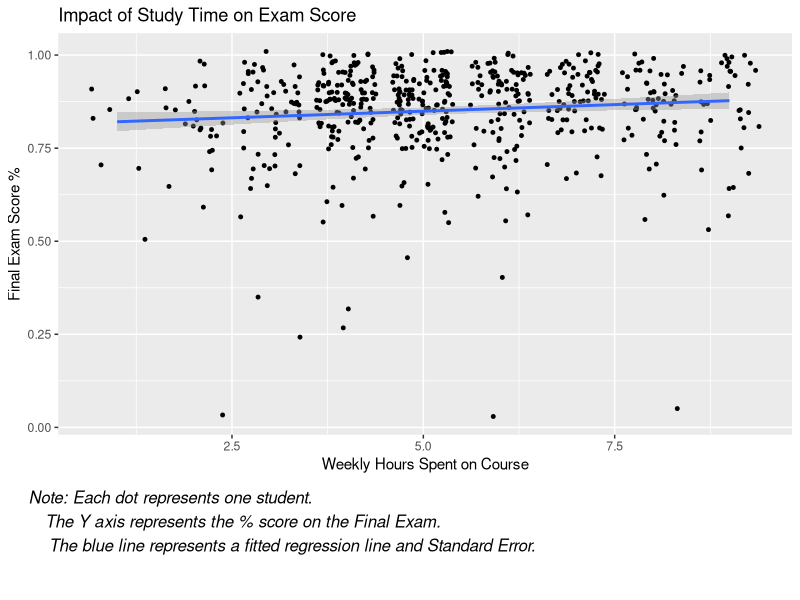
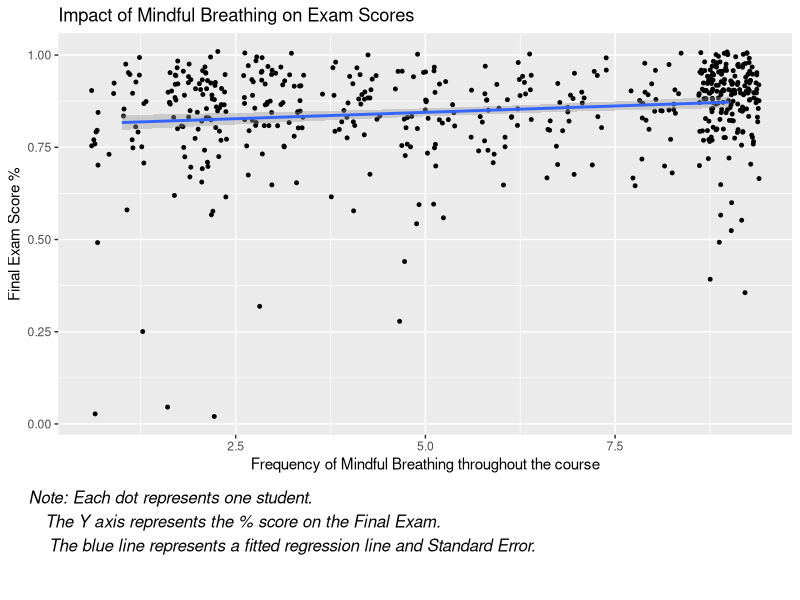
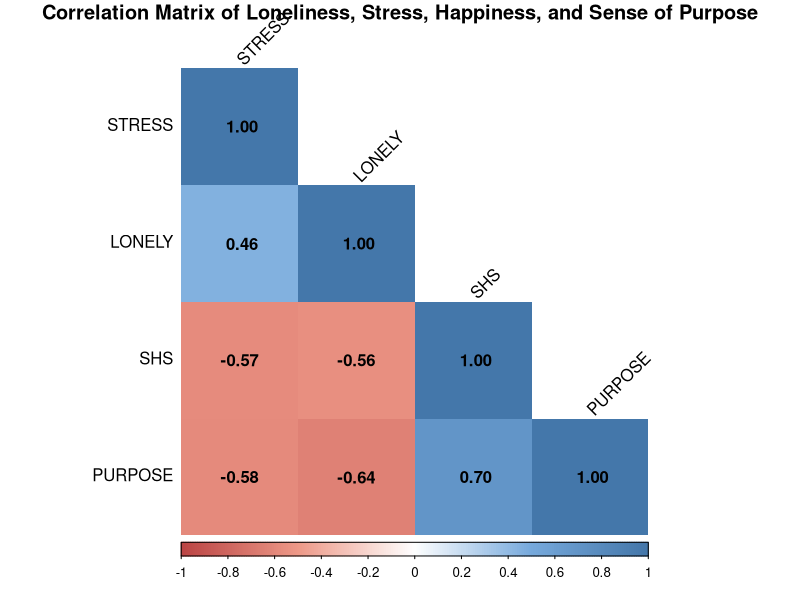
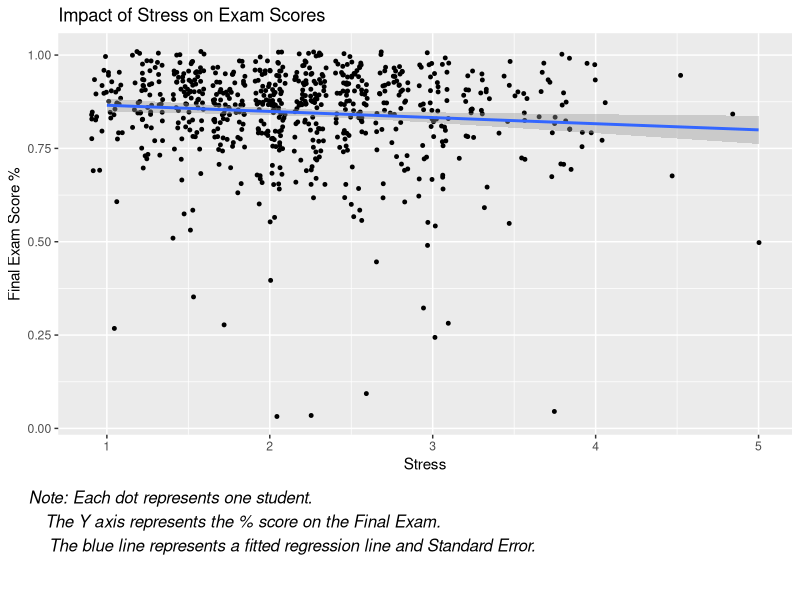
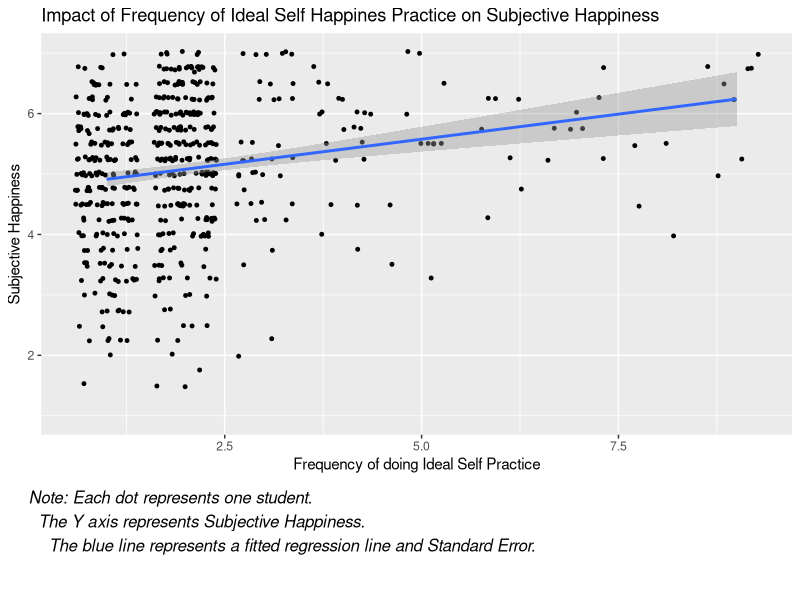
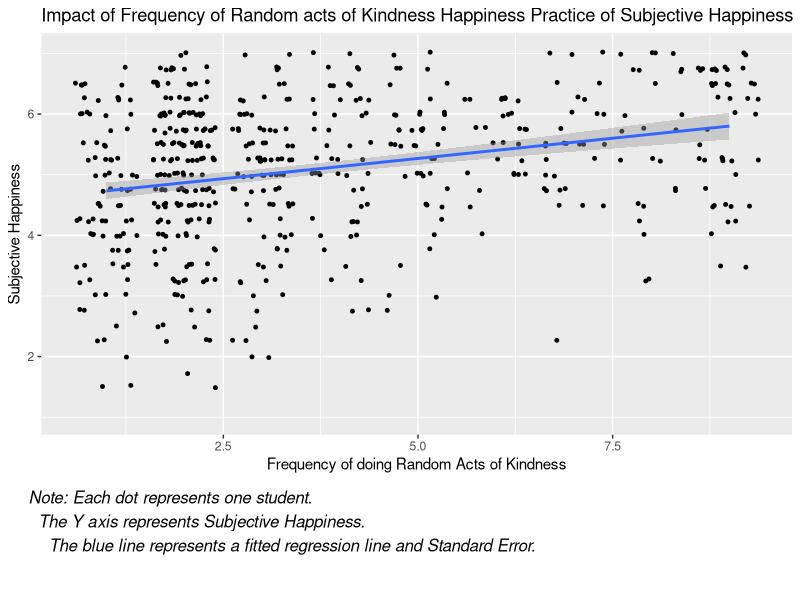
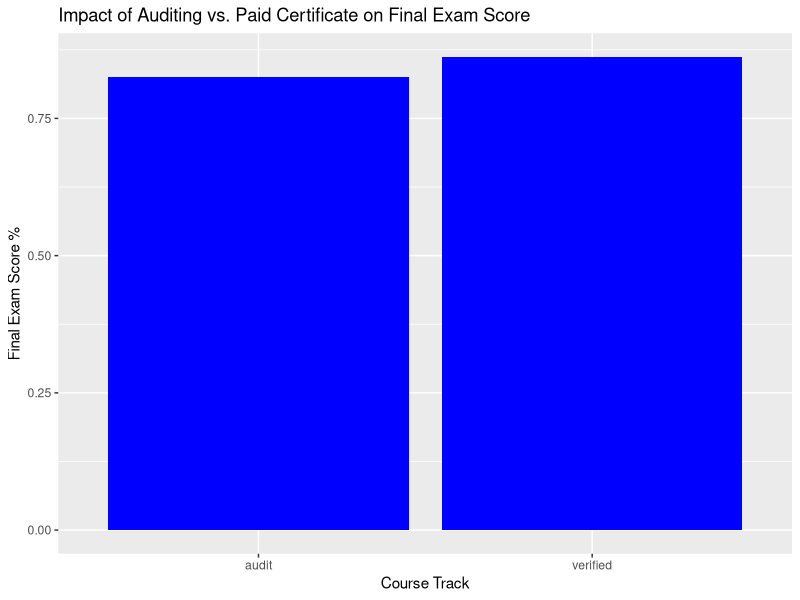

These charts were generated, in order, by the following R code: (Note: this script raises an error after producing the figures.)
## ---- chunk 1
libs_needed <- c("Hmisc","stats","ggplot2","grid","gridExtra","corrplot","wordcloud")
install.packages(libs_needed)
lapply(libs_needed, require, character.only = TRUE)
## ---- chunk 2
setwd("~/Desktop/ps239t_final/Data")
quant_data <- read.csv("Dataset_For_Quantitative_Analysis.csv")

## ---- chunk 3
p <- ggplot(quant_data, aes(Weekly_Hours, Final)) + geom_point(size=1,position="jitter")+
  labs(title="Impact of Study Time on Exam Score") +
  labs(x="Weekly Hours Spent on Course", y="Final Exam Score %")+geom_smooth(method = "lm", se = TRUE)
grid.newpage()
footnote <- "\n\nNote: Each dot represents one student.\n The Y axis represents the % score on the Final Exam.\nThe blue line represents a fitted regression line and Standard Error."
g <- arrangeGrob(p, bottom = textGrob(footnote, x = 0, hjust = -0.1, vjust=0.1, gp = gpar(fontface = "italic", fontsize = 12)))
grid.draw(g)
#Slightly positive
## ---- chunk 4
p2 <- ggplot(quant_data, aes(Frequency_Mindful_Breathing, Final)) + geom_point(size=1,position="jitter")+
  labs(title="Impact of Mindful Breathing on Exam Scores") +
  labs(x="Frequency of Mindful Breathing throughout the course", y="Final Exam Score %")+geom_smooth(method = "lm", se = TRUE)
grid.newpage()
footnote2 <- "\n\nNote: Each dot represents one student.\n The Y axis represents the % score on the Final Exam.\nThe blue line represents a fitted regression line and Standard Error."
g2 <- arrangeGrob(p2, bottom = textGrob(footnote2, x = 0, hjust = -0.1, vjust=0.1, gp = gpar(fontface = "italic", fontsize = 12)))
grid.draw(g2)
#Slightly positive
## ---- chunk 5
measure.names <- c("LONELY" ,"SHS" ,"PURPOSE"  ,"STRESS") #names of variables I will subset
my.cors <- quant_data[measure.names] #creating a matrix w/complete observations &naming my variables
my.cors <- na.omit(my.cors)
names(my.cors) <- c("LONELY","SHS","PURPOSE","STRESS")
names(my.cors)
my.cors <- as.matrix(my.cors)
mcor <- cor(my.cors)
col <- colorRampPalette(c("#BB4444","#EE9988","#FFFFFF", "#77AADD", "#4477AA"))
corrplot(mcor, method="shade", shade.col=NA, tl.col="black", tl.srt=45,
         col=col(200), addCoef.col="black", addcolorlabel="no", order="AOE", type="lower",title="\nCorrelation Matrix of Loneliness, Stress, Happiness, and Sense of Purpose")
#Blue = positive correlation
#Red = negative correlation
#All are significant

## ---- chunk 6

p3 <- ggplot(quant_data, aes(STRESS, Final)) + geom_point(size=1,position="jitter")+
  labs(title="Impact of Stress on Exam Scores") +
  labs(x="Stress", y="Final Exam Score %")+geom_smooth(method = "lm", se = TRUE)
grid.newpage()
footnote3 <- "\n\nNote: Each dot represents one student.\n The Y axis represents the % score on the Final Exam.\nThe blue line represents a fitted regression line and Standard Error."
g3 <- arrangeGrob(p3, bottom = textGrob(footnote3, x = 0, hjust = -0.1, vjust=0.1, gp = gpar(fontface = "italic", fontsize = 12)))
grid.draw(g3)
#slightly negative

## ---- chunk 7

p4 <- ggplot(quant_data, aes(Frequency_Ideal_Self , SHS)) + geom_point(size=1,position="jitter")+
  labs(title="Impact of Frequency of Ideal Self Happines Practice on Subjective Happiness") +
  labs(x="Frequency of doing Ideal Self Practice", y="Subjective Happiness")+geom_smooth(method = "lm", se = TRUE)
grid.newpage()
footnote4 <- "\n\nNote: Each dot represents one student.\n The Y axis represents Subjective Happiness.\nThe blue line represents a fitted regression line and Standard Error."
g4 <- arrangeGrob(p4, bottom = textGrob(footnote4, x = 0, hjust = -0.1, vjust=0.1, gp = gpar(fontface = "italic", fontsize = 12)))
grid.draw(g4)
#positive relationship

p5 <- ggplot(quant_data, aes(Frequency_Random_Kindness, SHS)) + geom_point(size=1,position="jitter")+
  labs(title="Impact of Frequency of Random acts of Kindness Happiness Practice of Subjective Happiness") +
  labs(x="Frequency of doing Random Acts of Kindness", y="Subjective Happiness")+geom_smooth(method = "lm", se = TRUE)
grid.newpage()
footnote5 <- "\n\nNote: Each dot represents one student.\n The Y axis represents Subjective Happiness.\nThe blue line represents a fitted regression line and Standard Error."
g5 <- arrangeGrob(p5, bottom = textGrob(footnote5, x = 0, hjust = -0.1, vjust=0.1, gp = gpar(fontface = "italic", fontsize = 12)))
grid.draw(g5)
#positive relationship
## ---- chunk 8
p6 <- ggplot(quant_data, aes(Enrollment.Track))+stat_summary_bin(aes(y = Final), fun.y = "mean", geom = "bar", fill="blue")+
labs(title="Impact of Auditing vs. Paid Certificate on Final Exam Score") +
  labs(x="Course Track", y="Final Exam Score %")
grid.newpage()
grid.draw(p6)
#verified (paid) track -> higher exam scores
## ---- chunk 9
docs <- Corpus(VectorSource(quant_data$Course_Like_Most_TEXT))
dtm <- DocumentTermMatrix(docs,
           control = list(tolower = TRUE,
                          removePunctuation = TRUE,
                          removeNumbers = TRUE,
                          stopwords = TRUE,
                          stemming=TRUE))
freq <- sort(colSums(as.matrix(dtm)),decreasing=TRUE)
head(freq)

wf <- data.frame(word=names(freq), freq=freq)
head(wf)

p7 <- subset(wf, freq>50) %>%
   ggplot(aes(word, freq)) +
        geom_bar (stat ="identity") +
        theme(axis.text.x=element_text(angle=45,hjust=1))+
  labs(title="Most Frequent Words in Text for What Students Liked Most") +
  labs(x="Words", y="Frequency")
grid.newpage()
grid.draw(p7)

# wordcloud
set.seed(123)
plot.new()
wordcloud(names(freq), freq, max.words=100, colors=brewer.pal(6,"Dark2"))+
text(x=0.5, y=0.99, "Word Cloud of What Students Liked Most")


## ---- chunk 10
docs2 <- Corpus(VectorSource(quant_data$Course_Changes_TEXT))
dtm2 <- DocumentTermMatrix(docs2,
           control = list(tolower = TRUE,
                          removePunctuation = TRUE,
                          removeNumbers = TRUE,
                          stopwords = TRUE,
                          stemming=TRUE))
freq2 <- sort(colSums(as.matrix(dtm2)),decreasing=TRUE)
head(freq2)

wf2 <- data.frame(word=names(freq2), freq2=freq2)
head(wf2)

p8 <- subset(wf2, freq2>50) %>%
    ggplot(aes(word, freq2)) +
        geom_bar (stat ="identity") +
        theme(axis.text.x=element_text(angle=45,hjust=1))+
   labs(title="Most Frequent Words in Text for Course Improvements") +
  labs(x="Words", y="Frequency")
grid.newpage()
grid.draw(p8)
# wordcloud
set.seed(123)
wordcloud(names(freq2), freq2, max.words=100, colors=brewer.pal(6,"Dark2"))+
text(x=0.5, y=0.99, "Word Cloud of Suggestions for Improvement")
## ---- chunk 11
# calculate polarity
poldat <- with(quant_data, polarity(Impact_TEXT, Enrollment.Track))
p9 <- plot(poldat)
p9 <- x$p2
grid.newpage()
footnote9 <- "\n\nNote: This graph shows the polarity of the student's statement of how the course.\nimpacted them. It also takes into acount which track they are on."
g9 <- arrangeGrob(p9, bottom = textGrob(footnote9, x = 0, hjust = -0.1, vjust=0.1, gp = gpar(fontface = "italic", fontsize = 12)))
grid.draw(g9)
## ---- chunk 12
# calculate polarity
poldat2 <- with(quant_data, polarity(Impact_TEXT, Weekly_Hours))
x2 <- plot(poldat2)
p10 <- x2$p2
grid.newpage()
footnote10 <- "\n\nNote: This graph shows the polarity of the student's statement of suggestions for course improvements\nIt also takes into acount how many hours a week they put into the course."
g10<- arrangeGrob(p10, bottom = textGrob(footnote10, x = 0, hjust = -0.1, vjust=0.1, gp = gpar(fontface = "italic", fontsize = 12)))
grid.draw(g10)
## ---- chunk 13
setwd("~/Desktop/ps239t_final/Results") #setting my working directory to the results folder.
pdf("time_exams.pdf")
grid.draw(g)
dev.off()

pdf("mindful_breathing_exams.pdf")
grid.draw(g2)
dev.off()

pdf("stress_exams.pdf")
grid.draw(g3)
dev.off()

pdf("ideal_self_happiness.pdf")
grid.draw(g4)
dev.off()

pdf("random_kindness_happiness.pdf")
grid.draw(g5)
dev.off()

pdf("verified_track_exams.pdf")
grid.draw(p6)
dev.off()

pdf("frequency_liked_most.pdf")
grid.draw(p7)
dev.off()

pdf("word_cloud_liked_most.pdf")
wordcloud(names(freq), freq, max.words=100, colors=brewer.pal(6,"Dark2"))+
text(x=0.5, y=0.99, "Word Cloud of What Students Liked Most")
dev.off()

pdf("frequency_suggestions.pdf")
grid.draw(p8)
dev.off()

pdf("word_cloud_suggestions.pdf")
wordcloud(names(freq2), freq2, max.words=100, colors=brewer.pal(6,"Dark2"))+
text(x=0.5, y=0.99, "Word Cloud of Suggestions for Improvement")
dev.off()

pdf("verified_track_course_impact.pdf")
grid.draw(g9)
dev.off()

pdf("hours_spent_course_impact.pdf")
grid.draw(g10)
dev.off()

pdf("Correlation_Matrix.pdf")
col <- colorRampPalette(c("#BB4444","#EE9988","#FFFFFF", "#77AADD", "#4477AA"))
corrplot(mcor, method="shade", shade.col=NA, tl.col="black", tl.srt=45,
         col=col(200), addCoef.col="black", addcolorlabel="no", order="AOE", type="lower",title="\nCorrelation Matrix of Loneliness, Stress, Happiness, and Sense of Purpose")
dev.off()
